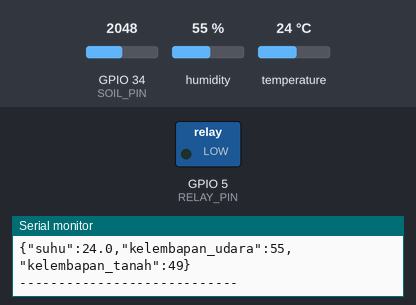
The sketch below on a simulated ESP32. Parts: switched loads named in the sketch (green lamp = pin HIGH), the last lines printed to the serial monitor. Inputs (shaded band) come from the test bench; at power-on: GPIO 34 (SOIL_PIN) = 2048, humidity 55 %, temperature 24 °C. WiFi joins after 1.5 s; servers stay silent unless stated; random numbers use the default seed unless the sketch sets one; no MQTT or app messages arrive unless stated.

Above: at 2.7 s.
2.8 s: GPIO 34 (SOIL_PIN) set to 2627
8.8 s: GPIO 34 (SOIL_PIN) set to 2708
At 12.0 s:
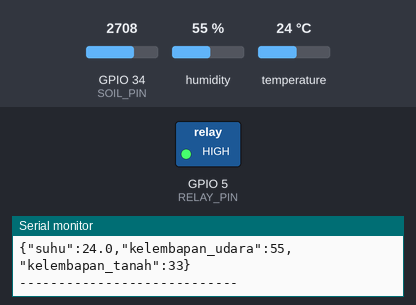
14.8 s: GPIO 34 (SOIL_PIN) set to 2047
At 18.0 s:
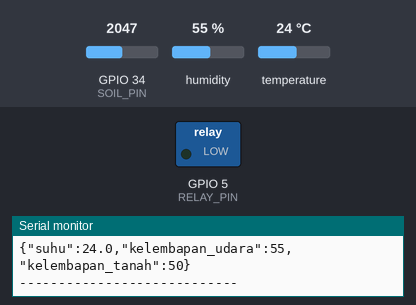
20.8 s: GPIO 34 (SOIL_PIN) set to 2866
At 22.8 s:
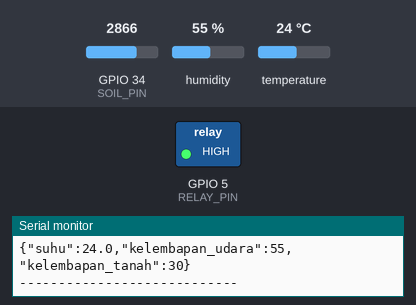
Timing chart, 0 to 24.3 s (numbered marks = the images above; inputs shaded):
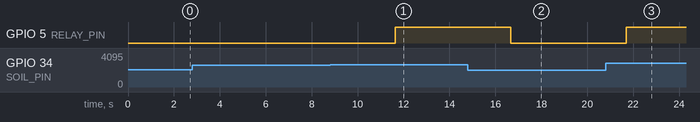

Measured:
- the behaviour switches between 2661 and 2662 on GPIO 34 (SOIL_PIN) (found by bisection; images 0 and 1)
- after the input at 8.8 s, GPIO 5 (RELAY_PIN): LOW → HIGH after 2.8 s
- after the input at 14.8 s, GPIO 5 (RELAY_PIN): HIGH → LOW after 1.9 s
- after the input at 20.8 s, GPIO 5 (RELAY_PIN): LOW → HIGH after 0.89 s

The sketch:

code.ino
```cpp
#include <WiFi.h>
#include <PubSubClient.h>
#include <DHT.h>

// ======== Konfigurasi WiFi dan MQTT =========
const char* ssid       = ""; //Nama Wifi
const char* password   = ""; //Password WIfi
const char* mqttServer = "broker.hivemq.com";
const int   mqttPort   = 1883;
const char* mqttTopic  = "data/tanaman";

// ======== Pin Sensor dan Relay =========
#define DHTPIN        4       // pin untuk sensor DHT11
#define DHTTYPE       DHT11
#define SOIL_PIN      34      // pin analog sensor kelembapan tanah
#define RELAY_PIN     5       // pin untuk relay (motor DC)

// ======== Objek dan Variabel =========
DHT dht(DHTPIN, DHTTYPE);
WiFiClient espClient;
PubSubClient mqttClient(espClient);
const int batasKelembapanTanah = 35; // nilai minimum (%) sebelum motor nyala

// ======== Fungsi Koneksi WiFi =========
void connectToWiFi() {
  Serial.print("Menghubungkan ke WiFi...");
  WiFi.begin(ssid, password);
  while (WiFi.status() != WL_CONNECTED) {
    delay(500);
    Serial.print(".");
  }
  Serial.println("\nWiFi terhubung. IP: " + WiFi.localIP().toString());
}

// ======== Fungsi Koneksi MQTT =========
void connectToMQTT() {
  while (!mqttClient.connected()) {
    Serial.print("Menghubungkan ke MQTT...");
    String clientId = "esp32-client-" + String(random(1000));
    if (mqttClient.connect(clientId.c_str())) {
      Serial.println("Terhubung!");
    } else {
      Serial.print("Gagal, rc=");
      Serial.print(mqttClient.state());
      Serial.println(" mencoba lagi...");
      delay(2000);
    }
  }
}

// ======== Setup Awal =========
void setup() {
  Serial.begin(115200);
  pinMode(RELAY_PIN, OUTPUT);
  digitalWrite(RELAY_PIN, LOW); // default mati

  dht.begin();
  connectToWiFi();

  mqttClient.setServer(mqttServer, mqttPort);
}

// ======== Loop Utama =========
void loop() {
  if (!mqttClient.connected()) connectToMQTT();
  mqttClient.loop();

  // === Baca Sensor ===
  float suhu              = dht.readTemperature();
  float kelembapanUdara   = dht.readHumidity();
  int   tanahAnalog       = analogRead(SOIL_PIN);
  int   kelembapanTanah   = map(tanahAnalog, 4095, 0, 0, 100);
  kelembapanTanah         = constrain(kelembapanTanah, 0, 100);

  // === Kendali Pompa Berdasarkan Kelembapan Tanah ===
  if (kelembapanTanah < batasKelembapanTanah) {
    digitalWrite(RELAY_PIN, HIGH); // nyalakan motor/pompa
  } else {
    digitalWrite(RELAY_PIN, LOW);  // matikan motor/pompa
  }

  // === Buat Pesan JSON Manual ===
  String jsonPayload = "{";
  jsonPayload += "\"suhu\":" + String(suhu, 1) + ",";
  jsonPayload += "\"kelembapan_udara\":" + String(kelembapanUdara, 0) + ",";
  jsonPayload += "\"kelembapan_tanah\":" + String(kelembapanTanah, 0);
  jsonPayload += "}";

  // === Kirim ke MQTT ===
  mqttClient.publish(mqttTopic, jsonPayload.c_str());

  // === Tampilkan di Serial Monitor ===
  Serial.println("Data dikirim ke MQTT:");
  Serial.println(jsonPayload);
  Serial.println("----------------------------");

  delay(5000); // delay 5 detik
}
```
